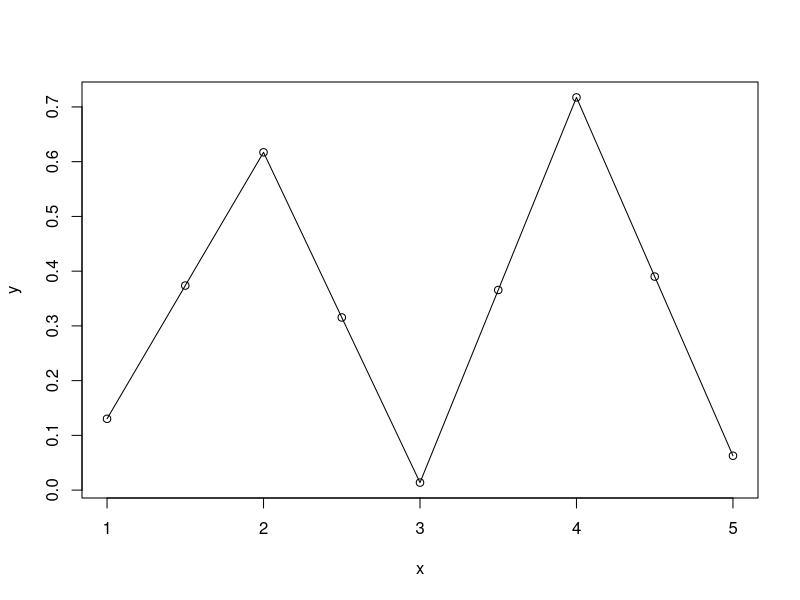
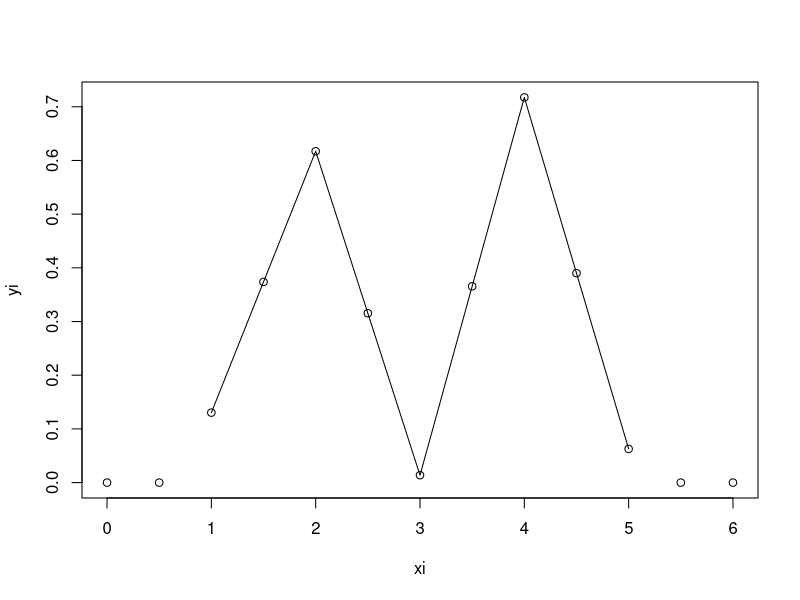

These figures' R source, in order: (Note: this script raises an error after producing the figures.)
library(Matrix)

# Function to create a sparse matrix for linear interpolation
interpolation_matrix <- function(x, xi) {

 # first strip of the values in xi that are out of the range of x
 xi_inside <- xi[xi>=min(x) & xi<=max(x)]

 # count the number of striped values to the left of min(x)
 n_below <- length(xi[xi<min(x)])

 dx <- diff(x)
 if (any(dx == 0)) {
   stop("creation of interpolation_matrix: x values must be distinct")
 }

 # Find the indices for xi in x
 ix <- findInterval(xi_inside, x, rightmost.closed=TRUE)

 # Calculate weights for interpolation
 wx <- (xi_inside - x[ix]) / dx[ix]
 #wx <- pmax(pmin(wx, 1), 0)  # Ensure weights are between 0 and 1

 # Create the sparse interpolation matrix
 matrix_rows <- length(xi)
 matrix_cols <- length(x)

 # each row has two entries, shift the rows to the left by the number of points out of range
 rows <- rep(seq_len(length(xi_inside)), each = 2) + n_below
 # the coloumns correspond to the indicies of x which are interpolated between
 cols <- as.vector(rbind(ix, ix+1))
 # the values is the partial derivative of the interpolated function value
 # with respect to the y-value at the energy grid x
 values <- as.vector(rbind(1-wx, wx))

 interpolation_matrix <- sparseMatrix(
   i = rows,
   j = cols,
   x = values,
   dims = c(matrix_rows, matrix_cols)
 )

 return(interpolation_matrix)

}


# Example usage
#x <- c(0,sort(runif(3,1,5)),6)
x <- 1:5
y <- runif(length(x),0,1)
# xi <- sort(runif(3,1,5))  # Values to interpolate
# xi <- runif(30,0,5)  # Values to interpolate
xi <- seq(from=0, to=6, by=0.5)  # Values to interpolate

sparse_interpolation_matrix <- interpolation_matrix(x, xi)
print(as.matrix(sparse_interpolation_matrix))

yi <- sparse_interpolation_matrix %*% y

plot(x, y, type="l")
points(xi,yi)


plot(xi, yi, type="p")
lines(x,y)

####################

sparse_matrix_list <- list(
  sparseMatrix(i = c(1, 2, 3), j = c(2, 1, 3), x = c(4, 2, 6)),  # Sparse matrix 1
  sparseMatrix(i = c(1, 2), j = c(2, 3), x = c(5, 7))            # Sparse matrix 2
)

# Combine matrices along the diagonal
result_matrix <- bdiag(sparse_matrix_list)

print(result_matrix)

######################

# Sample function
my_function <- function(arg1, arg2, arg3) {
  print(paste("Arguments:", arg1, arg2, arg3))
}

# Sample lists
my_list <- c(1, 2, 3)
arg2_values <- c("SecondArg1", "SecondArg2", "SecondArg3")
arg3_values <- c("ThirdArg1", "ThirdArg2", "ThirdArg3")

result <- Map(my_function, my_list, arg2_values, arg3_values)

result2 <- mapply(my_function, my_list, arg2_values, arg3_values, SIMPLIFY=FALSE)

######################

# Sample function
my_function <- function(arg1, arg2, arg3) {
  print(paste("Arguments:", arg1, arg2, arg3))
}

# Sample lists
my_list <- c(1, 3)
arg2_values <- c("SecondArg1", "SecondArg3")
arg3_values <- c("ThirdArg1", "ThirdArg3")

result2 <- mapply(my_function, my_list, arg2_values, arg3_values, SIMPLIFY=FALSE, MoreArgs)